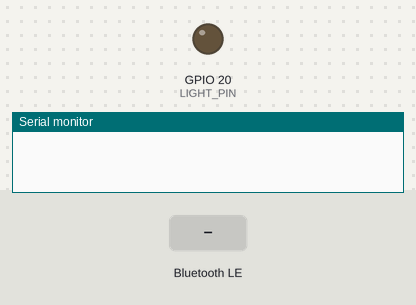
A program run on a simulated Seeed XIAO ESP32-C3. On the bench: output pins drawn as LEDs (lit = HIGH), the last lines printed to the serial monitor. The inputs (shaded band) are chosen by the test bench. Nothing arrives over Bluetooth unless stated; a phone connects over Bluetooth LE 3 s after start.

Above: at 1.2 s.
1.3 s: Bluetooth LE write "1" received
At 2.3 s:
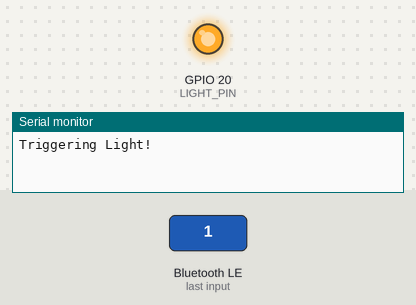
Timing chart, 0 to 12.8 s (numbered marks = the images above; inputs shaded):
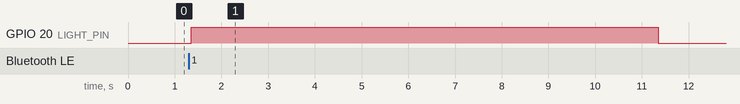

Measured:
- after the input at 1.3 s, GPIO 20 (LIGHT_PIN): LOW → HIGH after 0.05 s, → LOW 10.0 s later

The program:

main.cpp
```cpp
#include <Arduino.h>
#include <BLEDevice.h>
#include <BLEServer.h>
#include <BLEUtils.h>
#include <BLE2902.h>
#include <stdio.h>

#define SERVICE_UUID "2d60fead-9a7c-42b7-8878-41518bfec0a6"
#define CHARACTERISTIC_UUID_RX "63e613d6-3d8e-4d62-8ee8-82fe2baae72a"
#define LIGHT_PIN 20

const long LIGHT_RUN_TIME = 1000 * 10; // milliseconds
bool trigger_light = false;

class MyCharacteristicCallbacks : public BLECharacteristicCallbacks
{
  void onWrite(BLECharacteristic *pCharacteristic)
  {
    uint8_t *rxValue = pCharacteristic->getData();
    trigger_light = (bool)(*rxValue & 0x01);
    Serial.println("Triggering Light!");
  }
};

// Optional: Callback to track connection state
class BLECallbacks : public BLEServerCallbacks
{
  void onConnect(BLEServer *pServer)
  {
    Serial.println("Client connected!");
  };

  void onDisconnect(BLEServer *pServer)
  {
    Serial.println("Client disconnected.");

    pServer->getAdvertising()->start();
  }
};

void setup()
{
  Serial.begin(9600);
  pinMode(LIGHT_PIN, OUTPUT);

  BLEDevice::init("Spinny Light");

  BLEServer *pServer = BLEDevice::createServer();
  pServer->setCallbacks(new BLECallbacks());

  BLEService *pService = pServer->createService(SERVICE_UUID);

  BLECharacteristic *pRxCharacteristic = pService->createCharacteristic(
      CHARACTERISTIC_UUID_RX,
      BLECharacteristic::PROPERTY_WRITE);

  pRxCharacteristic->setCallbacks(new MyCharacteristicCallbacks());

  pService->start();
  pServer->getAdvertising()->start();
}

void loop()
{
  if (trigger_light)
  {
    trigger_light = false;
    digitalWrite(LIGHT_PIN, HIGH);
    delay(LIGHT_RUN_TIME);
  }
  else
  {
    digitalWrite(LIGHT_PIN, LOW);
  }
}
```
